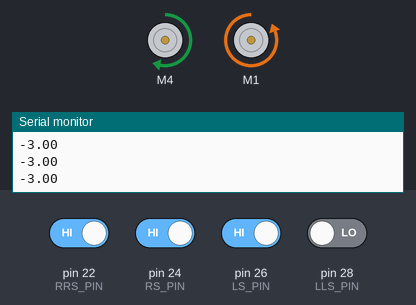
Bench run of a sketch on a simulated Arduino Mega 2560, built with avr-gcc and run on an emulated ATmega2560. Parts: 2 × DC motor (green arrow = forward, orange = backward, longer = faster), the last lines printed to the serial monitor. The test bench sets the inputs (shaded band); at power-on: pin 22 (RRS_PIN), pin 24 (RS_PIN), pin 26 (LS_PIN) HIGH, pin 28 (LLS_PIN) LOW.

Above: at 3.2 s.
3.3 s: pin 26 (LS_PIN) driven LOW
At 4.2 s:
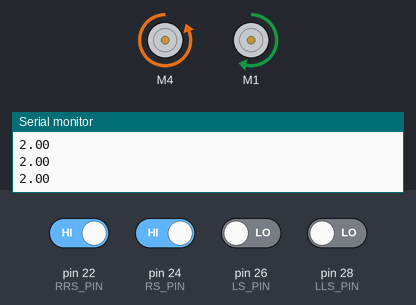
4.8 s: pin 22 (RRS_PIN) driven LOW
At 5.3 s:
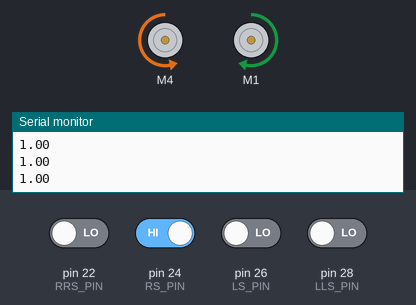
6.3 s: pin 24 (RS_PIN) driven LOW
At 6.6 s:
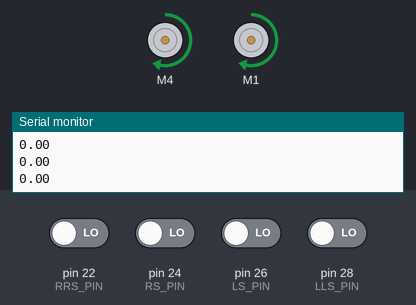
7.8 s: pin 26 (LS_PIN) driven HIGH
At 8.9 s:
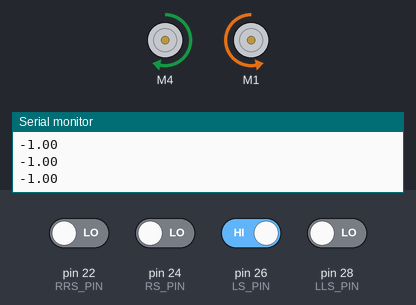
9.3 s: pin 22 (RRS_PIN) driven HIGH
At 10.0 s:
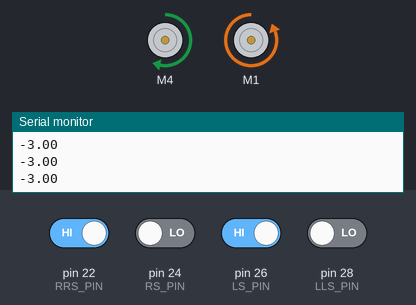
Timing chart, 0 to 11.8 s (numbered marks = the images above; inputs shaded):
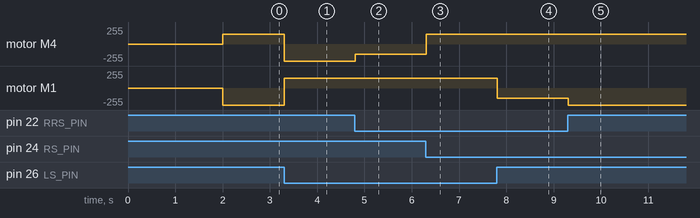

The sketch:

Following_Test.ino
```cpp
#include <AFMotor.h>
#include <PID_v1.h>


#define MOT_R 4
#define MOT_L 1
#define V  150
#define Omega  240


double Setpoint, Input, Output;
int Speed_R, Speed_L;

double Kp = 2*V, Ki = 0 , Kd = 0;
PID PID(&Input, &Output, &Setpoint, Kp, Ki, Kd, DIRECT);

void setup() {
  Serial.begin(9600);
  Serial3.begin(115200);
  PID.SetMode(AUTOMATIC);
  PID.SetSampleTime(1);
  PID.SetOutputLimits(-500, 500);

  Inizializza_sensori();
  Inizializza_Motori();

  Serial3.println("START");

  delay(2000);
}


void loop() {
  //avanti(MOT_L,200);
  //fermo(MOT_R);
  following_PID();
  //readSens();

 // follow();
  /*  int x = 0;
    if(Serial.available()>0){
     x = Serial.parseInt();
     Serial.println(x);
    }

     move(MOT_L,x);
     move(MOT_R,x);
     delay(1000);*/
}
```

Line_Following.ino
```cpp
#define RRS_PIN 22
#define RS_PIN 24
#define LS_PIN 26
#define LLS_PIN 28

#define e1 1
#define e2 2
#define e3 3

double RRS;
double RS;
double LS;
double LLS;


void Inizializza_sensori() {
  pinMode(RRS_PIN, INPUT);
  pinMode(RS_PIN, INPUT);
  pinMode(LS_PIN, INPUT);
  pinMode(LLS_PIN, INPUT);
}

void following_PID() {

  Input = double(readSens());
  Setpoint = 0;

  if (Input != 10) {

    PID.Compute();
    //errore negativo -> Output negativo -> giro a destra

    if (Output > 0) {
      Speed_L = V - int(Output);
      Speed_R = V  ;
    }
    else if (Output < 0) {
      Speed_R = V + int(Output);
      Speed_L = V ;
    }
    else {
      Speed_R = V;
      Speed_L = V;
    }

    /*Speed_L = V - int(Output);
      Speed_R = V + int(Output);*/

    Speed_R = max(min(Speed_R, 255), -255);
    Speed_L = max(min(Speed_L, 255), -255);

    Serial3.print("Input =");
    Serial3.print(Input);
    Serial3.print("  Speed_R = ");
    Serial3.print(Speed_R);
    Serial3.print("  Speed_L = ");
    Serial3.println(Speed_L);


    move(MOT_L, Speed_L);
    move(MOT_R, Speed_R);
  }
  else {
    Stop();
  }
}


bool following_forward() {

  if (!digitalRead(LS_PIN) && !digitalRead(RS_PIN)) // Move Forward
  {
    avanti(MOT_R, V);
    avanti(MOT_L, V);
  }

  if (!(digitalRead(LS_PIN)) && digitalRead(RS_PIN)) // Turn right
  {
    indietro(MOT_R, V);
    avanti(MOT_L, V);
  }

  if (digitalRead(LS_PIN) && !(digitalRead(RS_PIN))) // turn left
  {
    avanti(MOT_R, V);
    indietro(MOT_L, V);
  }

  if ((digitalRead(LS_PIN)) && (digitalRead(RS_PIN))) // stop
  {
    fermo(MOT_R);
    fermo(MOT_L);
    return true;
  }
  return false;
}

bool following_forward2() {

  Input = readSens();

  if (Input == 0) // Move Forward
  {
    avanti(MOT_R, V);
    avanti(MOT_L, V);
  }

  if (Input == 1) // Turn right
  {
    indietro(MOT_R, V);
    avanti(MOT_L, V);
  }

  if (Input == 2 || Input == 3) // Turn right
  {
    indietro(MOT_R, V+50);
    avanti(MOT_L, V+50);
  }

  if (Input == -1) // turn left
  {
    avanti(MOT_R, V);
    indietro(MOT_L, V);
  }


  if (Input == -2 || Input == -3) // Turn right
  {
    avanti(MOT_R, V+50);
    indietro(MOT_L, V+50);
  }

  if (Input == 10) // stop
  {
    fermo(MOT_R);
    fermo(MOT_L);
    return true;
  }

  return false;
}


void following_backward() {

  if (!digitalRead(LS_PIN) && !digitalRead(RS_PIN)) // Move Forward
  {
    indietro(MOT_R, V);
    indietro(MOT_L, V);
  }

  if (!(digitalRead(LS_PIN)) && digitalRead(RS_PIN)) // Turn right
  {
    indietro(MOT_R, V);
    avanti(MOT_L, V);
  }

  if (digitalRead(LS_PIN) && !(digitalRead(RS_PIN))) // turn left
  {
    avanti(MOT_R, V);
    indietro(MOT_L, V);
  }

  if ((digitalRead(LS_PIN)) && (digitalRead(RS_PIN))) // stop
  {
    fermo(MOT_R);
    fermo(MOT_L);
  }
}

void follow() {

  Serial3.println("Seguo Linea");
  while (!following_forward2()) {
  }
  Serial3.println("Arrivato");
  delay(3000);
  Serial3.println("Riparto");
  move_forward(200,V);
  Serial3.println("Mosso");
}


double readSens() {

  LLS = 0;
  LS = 0;
  RS = 0;
  RRS = 0;
  double x;

  if (digitalRead(LLS_PIN) && !digitalRead(LS_PIN) && !digitalRead(RS_PIN) && !digitalRead(RRS_PIN)) {
    x = -e3;
  }
  if (digitalRead(LLS_PIN) && digitalRead(LS_PIN) && !digitalRead(RS_PIN) && !digitalRead(RRS_PIN)) {
    x = -e2;
  }
  if (!digitalRead(LLS_PIN) && digitalRead(LS_PIN) && !digitalRead(RS_PIN) && !digitalRead(RRS_PIN)) {
    x = -e1;
  }
  if (!digitalRead(LLS_PIN) && !digitalRead(LS_PIN) && !digitalRead(RS_PIN) && !digitalRead(RRS_PIN)) {
    x = 0;
  }
  if (!digitalRead(LLS_PIN) && !digitalRead(LS_PIN) && digitalRead(RS_PIN) && !digitalRead(RRS_PIN)) {
    x = e1;
  }
  if (!digitalRead(LLS_PIN) && !digitalRead(LS_PIN) && digitalRead(RS_PIN) && digitalRead(RRS_PIN)) {
    x = e2;
  }
  if (!digitalRead(LLS_PIN) && !digitalRead(LS_PIN) && !digitalRead(RS_PIN) && digitalRead(RRS_PIN)) {
    x = e2;
  }
  if (digitalRead(LLS_PIN) && digitalRead(LS_PIN) && digitalRead(RS_PIN) && digitalRead(RRS_PIN)) {
    x = 10;
  }

  Serial.println(x);

  return x;
}
```

Movimento.ino
```cpp
#define T_turn 1500
#define T_straight 2000


AF_DCMotor motoreR(4);
AF_DCMotor motoreL(1);

void Inizializza_Motori() {
  motoreR.run(RELEASE);
  motoreL.run(RELEASE);
}


void fermo(int mot) {
  switch (mot) {
    case MOT_R:
      motoreR.run(RELEASE);
      break;
    case MOT_L:
      motoreL.run(RELEASE);
      break;
  }
};

void avanti(int mot, int speed) {
  switch (mot) {
    case MOT_R:
      motoreR.setSpeed(speed);
      motoreR.run(FORWARD);
      break;
    case MOT_L:
      motoreL.setSpeed(speed);
      motoreL.run(FORWARD);
      break;

  }
};

void indietro(int mot, int speed) {
  switch (mot) {
    case MOT_R:
      motoreR.setSpeed(speed);
      motoreR.run(BACKWARD);
      break;
    case MOT_L:
      motoreL.setSpeed(speed);
      motoreL.run(BACKWARD);
      break;
  }
};


void move(int mot, int speed) {

  speed = max(min(speed, 255), -255);

  if (speed > 0) {
    avanti(mot, speed);
  }
  else if (speed < 0) {
    indietro(mot, -speed);
  }
  else {
    fermo(mot);
  }

}


/*
  int limitatore(int speed) {
  if (speed > 0)
    speed =  max(min(255, speed), 80);
  if (speed < 0)
    speed =  min(max(-255, speed), -80);
  }*/

void move_forward(int t, int speed) {
  avanti(MOT_R, speed);
  avanti(MOT_L, speed);
  delay(t);
  fermo(MOT_R);
  fermo(MOT_L);
}

void move_backward(int t, int speed) {
  indietro(MOT_R, speed);
  indietro(MOT_L, speed);
  delay(t);
  fermo(MOT_R);
  fermo(MOT_L);
}

void turn_right(int t, int speed) {
  avanti(MOT_L, speed);
  indietro(MOT_R, speed);
  delay(t);
  fermo(MOT_R);
  fermo(MOT_L);
}

void turn_left(int t, int speed) {
  indietro(MOT_L, speed);
  avanti(MOT_R, speed);
  delay(t);
  fermo(MOT_R);
  fermo(MOT_L);
}

void Stop() {
  fermo(MOT_R);
  fermo(MOT_L);
}
```

Measured:
- after the input at 3.3 s, motor M4: forward 150/255 → backward 255/255 at once; motor M1: backward 255/255 → forward 150/255 at once
- after the input at 4.8 s, motor M4: backward 255/255 → backward 150/255 at once
- after the input at 6.3 s, motor M4: backward 150/255 → forward 150/255 at once
- after the input at 7.8 s, motor M1: forward 150/255 → backward 150/255 at once
- after the input at 9.3 s, motor M1: backward 150/255 → backward 255/255 at once
